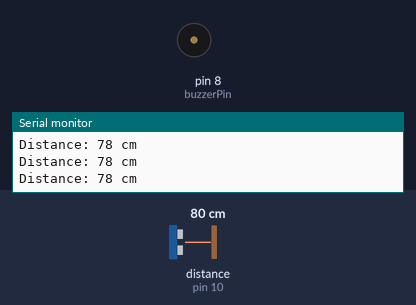
A sketch run on a simulated Arduino Uno, built with avr-gcc and run on an emulated ATmega328P. Parts: buzzer (waves = sounding, pin HIGH), the last lines printed to the serial monitor. Wiring (inferred from the names in the program): ultrasonic range finder: trigger pin 9; echo pin 10. The inputs (shaded band) are chosen by the test bench; at power-on: distance to the obstacle (sensor on pin 10) 80 cm. The echo pulse lasts 58.3 µs per cm; pins used as bus, display or sensor lines are not drawn.

Above: at 1.2 s.
1.3 s: distance to the obstacle (sensor on pin 10) set to 54 cm
2.8 s: distance to the obstacle (sensor on pin 10) set to 47 cm
At 3.6 s:
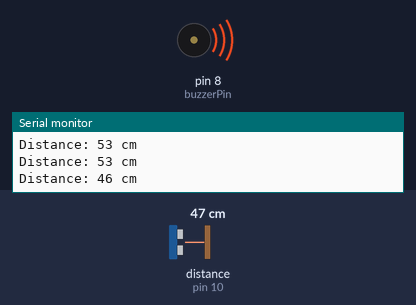
5.8 s: distance to the obstacle (sensor on pin 10) set to 60 cm
At 6.5 s:
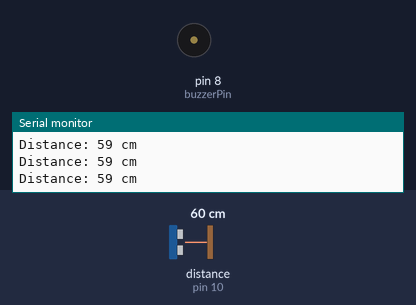
7.5 s: distance to the obstacle (sensor on pin 10) set to 2 cm
At 8.3 s:
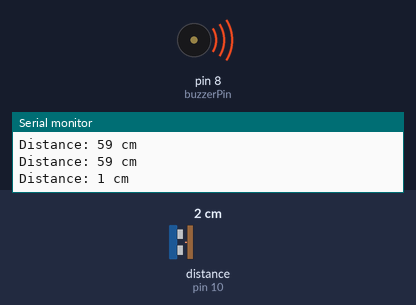
Timing chart, 0 to 11.5 s (numbered marks = the images above; inputs shaded):
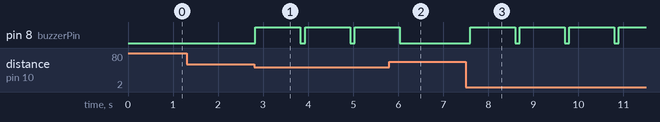

The sketch:

object_detection.ino
```cpp
const int trigPin = 9;
const int echoPin = 10;

const int buzzerPin = 8;

void setup() {
  Serial.begin(9600);
  pinMode(trigPin, OUTPUT);
  pinMode(echoPin, INPUT);
  pinMode(buzzerPin, OUTPUT);
}

void loop() {
  long duration;
  int distance;

  digitalWrite(trigPin, LOW);
  delayMicroseconds(2);

  digitalWrite(trigPin, HIGH);
  delayMicroseconds(10);
  digitalWrite(trigPin, LOW);

  duration = pulseIn(echoPin, HIGH);

  distance = duration * 0.034 / 2;

  Serial.print("Distance: ");
  Serial.print(distance);
  Serial.println(" cm");

  if (distance < 50) {
    digitalWrite(buzzerPin, HIGH);
    delay(1000);
    digitalWrite(buzzerPin, LOW);
  }

  delay(100);
}
```

Measured:
- the behaviour switches between 51 and 50 cm on distance to the obstacle (sensor on pin 10) (found by bisection; images 0 and 1)
- after the input at 2.8 s, pin 8 (buzzerPin): alternates HIGH for 1.0 s and LOW for 0.10 s, starting at once
- after the input at 5.8 s, pin 8 (buzzerPin): goes on until 6.0 s, then stays LOW
- after the input at 7.5 s, pin 8 (buzzerPin): alternates HIGH for 1.0 s and LOW for 0.10 s, starting after 0.10 s
